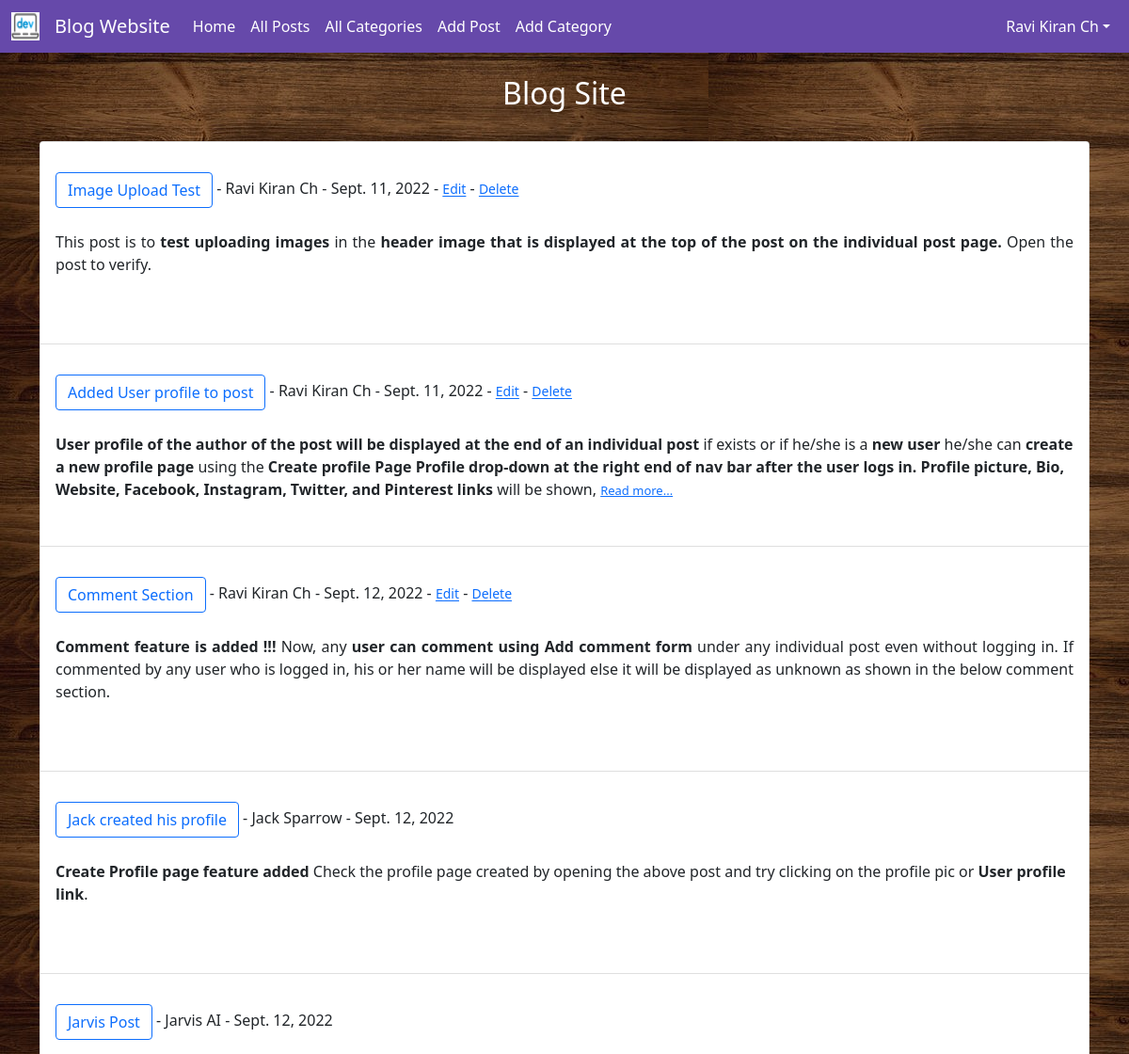
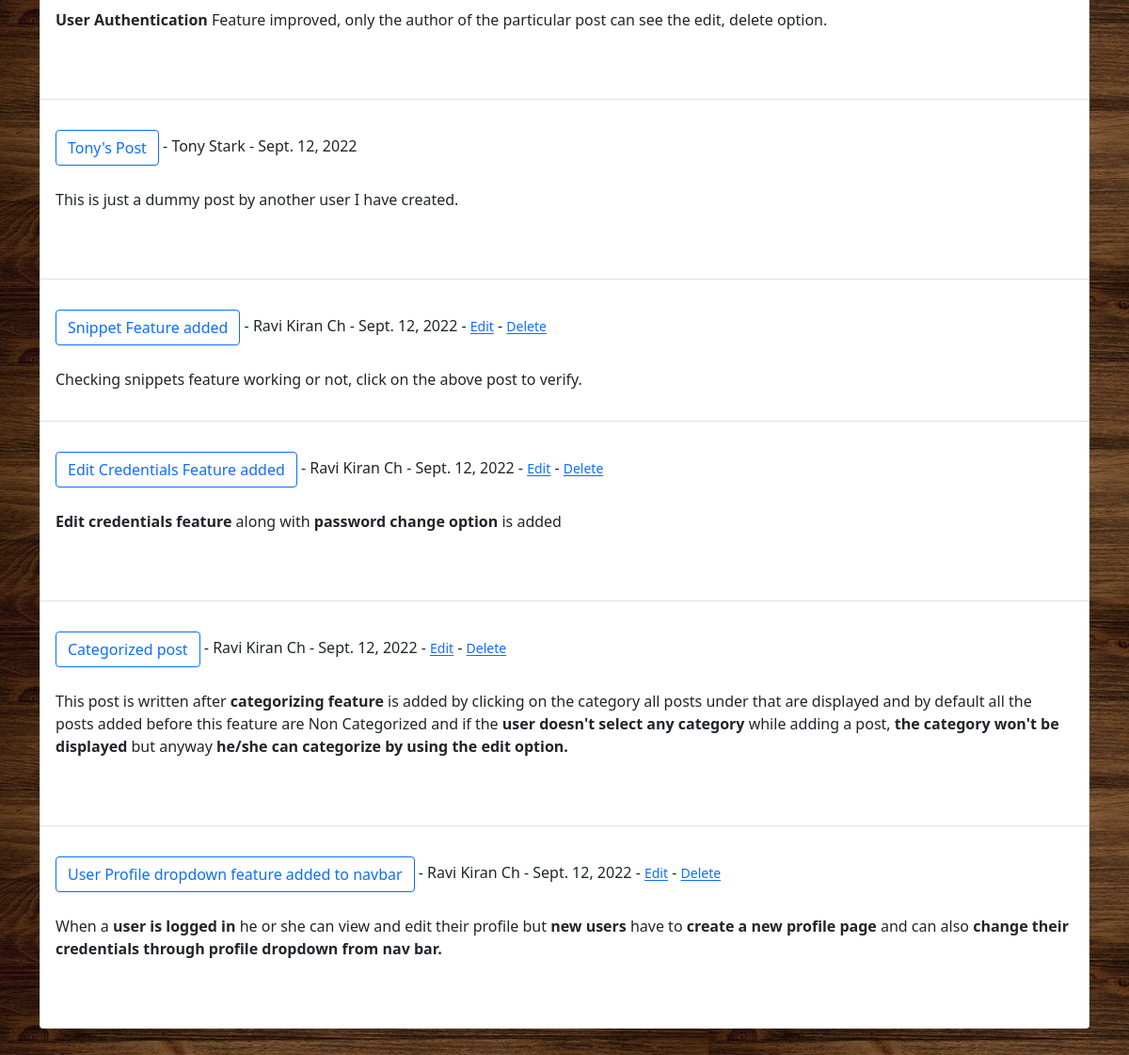
The page /category/Blog site/ (signed in) on the database its author committed (2 pictures, top to bottom).
### blog/models.py (models this page shows, shortened)
class Post(models.Model):
    title = models.CharField(max_length=255)         # Title of blog
    title_tag = models.CharField(max_length=255)     # Title of blog post to be shown in head
    header_image = models.ImageField(null=True,blank=True,upload_to="images/")
    author = models.ForeignKey(User,on_delete=models.CASCADE)
    category = models.CharField(max_length=255)
    body = RichTextField(blank=True,null=True)
    snippet = models.CharField(max_length=255,null=True,blank=True)
    date = models.DateField(auto_now_add=True)
    likes = models.ManyToManyField(User,related_name='blog_posts')

### blog/views.py (the view)
# urls.py: path('category/<str:cat>/',CategoryView,name='category'),
def CategoryView(request,cat):
    category_posts = Post.objects.filter(category=cat)
    return render(request,'categories.html',{'category_name':cat.title(),'category':category_posts})

### blog/templates/categories.html (shortened to what this page needs)
{% extends 'home.html' %}
{% load static %}
{% block content %}
{% if category %}
    <h2 style="text-align:center;color:white">{{ category_name }}</h2><br/>
    <ul class="list-group">
    {% for post in category %}
        <li class="list-group-item"><br/>
            <a href="{% url 'post-detail' post.pk %}" class="btn btn-outline-primary">{{post.title}}</a> -
            {{post.author.first_name}}
            {{post.author.last_name}} -
            {{post.date}}
            {% if user.is_authenticated and user.id == post.author.id %}
                - <small><a href="{% url 'edit-post' post.pk %}">Edit</a></small> -
                <small><a href="{% url 'delete-post' post.pk %}">Delete</a></small><br/><br>
            {% else %}
                <br/><br>
            {% endif %}
            {% if post.snippet == "web development" or post.snippet == null %}
                {{post.body|slice:"452" | safe}}
                {% if post.body|slice:"452:453" %}
                    <a style="font-size:13px" href="{% url 'post-detail' post.pk %}">Read more...</a>
                {% endif %}
            {% else %}
                {{post.snippet | safe}}
            {% endif %}
            <br/><br/>
        </li>
    {% endfor %}
    </ul>
{% else %}
    <br/><br/><br/><h1 style="text-align:center;color:white">Sorry no posts yet...</h1>
{% endif %}
<br/><br/><br/><br/>
{% endblock %}

### blog/templates/home.html (shortened to what this page needs)
<!doctype html>
{% load static %}
<html lang="en">
  <head>
    <link href="https://cdn.jsdelivr.net/npm/bootstrap@5.1.3/dist/css/bootstrap.min.css" rel="stylesheet">
  </head>
  <body class="background">
    <nav class="navbar navbar-expand-lg navbar-dark" style="background-color:rgb(102, 73, 170);">
      <div class="container-fluid">
          <a class="navbar-brand" href="{% url 'home' %}">
            <img src="{% static '/images/favicon.jpeg' %}" alt="" width=30px height=30px class="d-inline-block align-top">
          </a>
          <a class="navbar-brand" href="{% url 'home' %}">Blog Website</a>
          <div class="collapse navbar-collapse" id="navbarSupportedContent">
            <ul class="navbar-nav me-auto mb-2 mb-lg-0">
              <li class="nav-item">
                <a style="color:white" class="nav-link active" aria-current="page" href="{% url 'home' %}">Home</a>
              </li>
              <li class="nav-item">
                <a style="color:white" class="nav-link active" aria-current="page" href="{% url 'allposts' %}">All Posts</a>
              </li>
              {% if cat_menu %}
                <li class="nav-item dropdown">
                  <a style="color:white;" class="nav-link dropdown-toggle" href="#" id="navbarDropdown" role="button" data-bs-toggle="dropdown" aria-expanded="false">
                    Categories
                  </a>
                  <ul class="dropdown-menu" aria-labelledby="navbarDropdown">
                    {% for i in cat_menu %}
                      <li>
                        <a class="dropdown-item" href="{% url 'category' i %}">{{i}}</a>
                      </li>
                    {% endfor %}
                  </ul>
                </li>
              {% else %}
                <li class="nav-item">
                  <a style="color:white" class="nav-link active" aria-current="page" href="{% url 'category-list' %}">All Categories</a>
                </li>
              {% endif %}
              {% if user.is_authenticated %}
                <li class="nav-item">
                  <a style="color:white" class="nav-link" href="{% url 'add-post' %}">Add Post</a>
                </li>
                <li class="nav-item">
                  <a style="color:white" class="nav-link" href="{% url 'add-category' %}">Add Category</a>
                </li>
              {% endif %}
            </ul>
            {% if user.is_authenticated %}
            <div class="navbar-nav">
              <div class="nav-item dropdown">
                <a style="color:white;" class="nav-link dropdown-toggle" href="#" id="navbarDropdown" role="button" data-bs-toggle="dropdown" aria-expanded="false">{{user.first_name}} {{user.last_name}}</a>
                </div>
            </div>
          {% endif %}
          </div>
        </div>
    </nav>
    <div class='container'>
        {% block content %}{% endblock %}
    </div>
  </body>
</html>

### rows shown on the page
Post: title "Image Upload Test", author.first_name "Ravi Kiran", author.last_name "Ch", date "Sept. 11, 2022", shows "Edit", body "This post is to test uploading images in the header image that is displayed at the top of the post on the individual post page. Open the post to verify."
Post: title "Added User profile to post", author.first_name "Ravi Kiran", author.last_name "Ch", date "Sept. 11, 2022", shows "Edit", body "User profile of the author of the post will be displayed at the end of an individual post if exists or if he/she is a new user he/she can create a new profile page using the Create profile Page Profile drop-down at the right end of nav bar after the user logs in. Profile picture, Bio, Website, Facebook, Instagram, Twitter, and Pinterest links will be shown,", shows "Read more..."
Post: title "Comment Section", author.first_name "Ravi Kiran", author.last_name "Ch", date "Sept. 12, 2022", shows "Edit", body "Comment feature is added !!! Now, any user can comment using Add comment form under any individual post even without logging in. If commented by any user who is logged in, his or her name will be displayed else it will be displayed as unknown as shown in the below comment section."
Post: title "Jack created his profile", author.first_name "Jack", author.last_name "Sparrow", date "Sept. 12, 2022", body "Create Profile page feature added Check the profile page created by opening the above post and try clicking on the profile pic or User profile link ."
Post: title "Jarvis Post", author.first_name "Jarvis", author.last_name "AI", date "Sept. 12, 2022", body "User Authentication Feature improved, only the author of the particular post can see the edit, delete option."
Post: title "Tony's Post", author.first_name "Tony", author.last_name "Stark", date "Sept. 12, 2022", body "This is just a dummy post by another user I have created."
Post: title "Snippet Feature added", author.first_name "Ravi Kiran", author.last_name "Ch", date "Sept. 12, 2022", shows "Edit", snippet "Checking snippets feature working or not, click on the above post to verify."
Post: title "Edit Credentials Feature added", author.first_name "Ravi Kiran", author.last_name "Ch", date "Sept. 12, 2022", shows "Delete", body "Edit credentials feature along with password change option is added"
Post: title "Categorized post", author.first_name "Ravi Kiran", author.last_name "Ch", date "Sept. 12, 2022", shows "Edit", body "This post is written after categorizing feature is added by clicking on the category all posts under that are displayed and by default all the posts added before this feature are Non Categorized and if the user doesn't select any category while adding a post, the category won't be displayed but anyway he/she can categorize by using the edit option."
Post: title "User Profile dropdown feature added to navbar", author.first_name "Ravi Kiran", author.last_name "Ch", date "Sept. 12, 2022", shows "Edit", body "When a user is logged in he or she can view and edit their profile but new users have to create a new profile page and can also change their credentials through profile dropdown from nav bar."

### other values the page prints
{{ user.first_name }} "Ravi Kiran"
{{ user.last_name }} "Ch"
{{ category_name }} "Blog Site"
